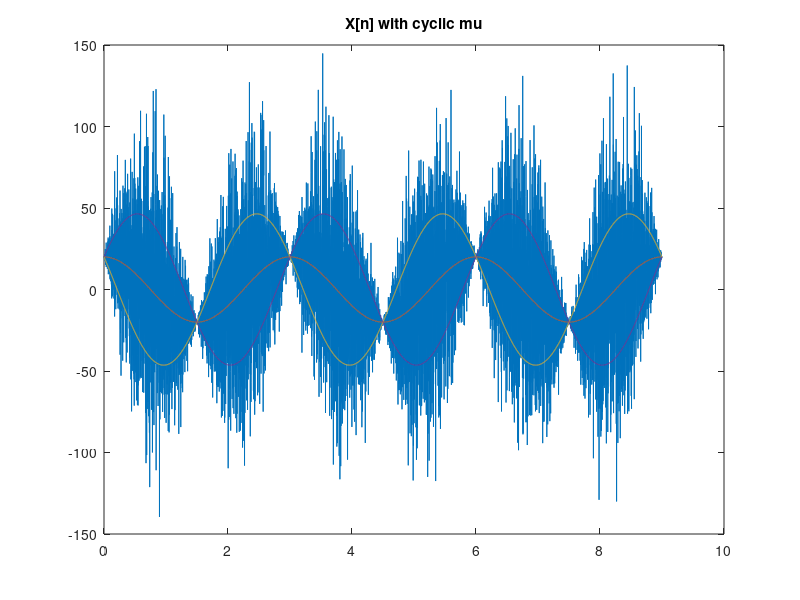

The MATLAB source for this figure:
%% Optical illusion withc cyclic mu and constant variance
% The variance is the derivative of the mean. This should lead to an
% optical illusion which makes the variance look constant even if it
% actually isn't. 

close all, clear all, clc;

MAX_LENGTH = 10000;
F = randn(1,MAX_LENGTH);

n = linspace(0, 9, MAX_LENGTH);

% n = 1:1:MAX_LENGTH;

mu1 = -10; % lower limit

mu2 = +10; % upper limit

% sigma = ones(1,MAX_LENGTH);

A = abs(mu1-mu2); % find the amplitude
bias = (mu1+mu2)/2; % find the middle point

T = 3; 

mu = A * cos ( 2*pi/T*n ) + bias; % sinusoidal mu
sigma = -A * 2 * pi/T * sin ( 2*pi/T*n); % sigma is the derivative of mu

X = sigma .* F + mu; % definition of X

figure;
plot (n, X, n, mu, n, mu+sigma, n, mu-sigma);   
title('X[n] with cyclic mu');
